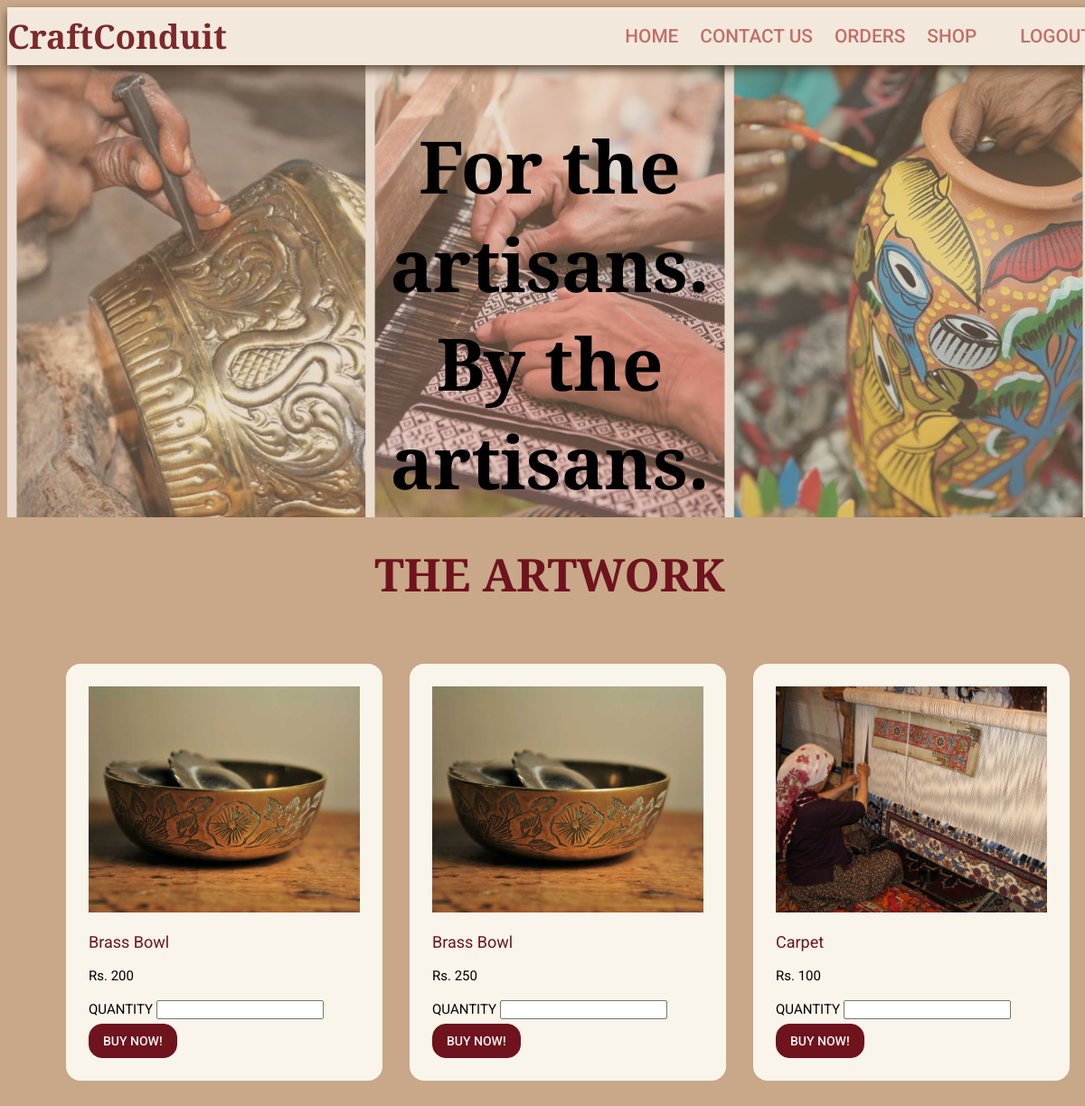
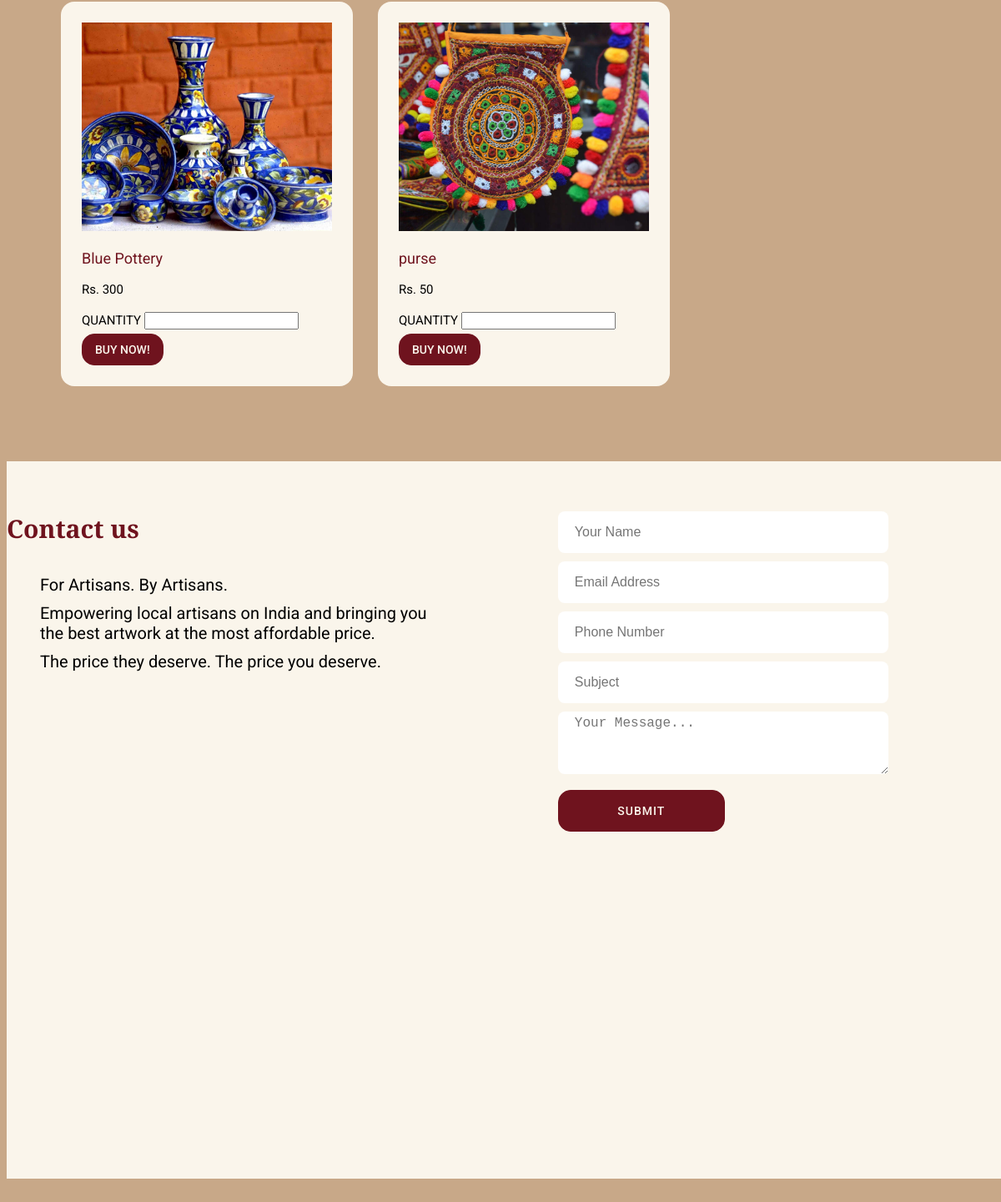
Page /shop on the committed database (2 pictures, top to bottom).
### grid/models.py (models this page shows, shortened)
class product(models.Model):
    pid=models.CharField(max_length=122)
    pname=models.CharField(max_length=122)
    sphone=models.CharField(max_length=122)
    price=models.CharField(max_length=122)
    image=models.ImageField(upload_to='product/')

### grid/views.py (the view)
# urls.py: path('shop',views.shop,name='shop'),
def shop(request):
    if(request.method=="POST"):
        if(request.user.is_anonymous):
            return redirect("login")
        else:
            orderid=gen_id()
            buyerid=request.user
            sellerid=request.POST.get('seller_id')
            product_name=request.POST.get('product_name')
            quantity=request.POST.get('quantity')
            pid=request.POST.get('product_id')
            order_date=datetime.date.today()
            req=order(orderid=orderid,buyerid=buyerid,sellerid=sellerid,
                      product_name=product_name,order_date=order_date,quantity=quantity
                      ,product_id=pid)
            req.save()
            message="ORDER RECIEVED:PRODUCT_NAME:%s QUANTITY:%s"%(product_name,quantity)
            phone=product.objects.filter(pid=pid)
            phone=phone.first()
            phone=phone.sphone;
            phone="+91"+phone;
            print(phone)
            return redirect("shop")
    else:
        userdata=user.objects.filter(phone=request.user)
        userdata=userdata.first()
        products=product.objects.filter()
        cont={
            'loggedin':True,
            'userdata':userdata,
            'products':products
        }
        return render(request,"ecom.html",cont)

### template/ecom.html (shortened to what this page needs)
{% load static %}
<!DOCTYPE html>
<html>
    <head>
        <link rel="stylesheet" href="{% static 'ecom.css' %}" />
    </head>
    <body>
      <nav class="navbar">
        <div class="navbar-container container">
            <ul class="menu-items">
                <li><a href="home">HOME</a></li>
                <li><a href="#contact">CONTACT US</a></li>
                {% if not loggedin %}
                <li><a href="login">LOGIN</a></li>
                {% else %}
                <li><a href="orders">ORDERS</a></li>
                  {% if userdata.type == "A" %}
                    <li><a href="productreg">PRODUCT</a></li>
                    <li><a href="nearby">EVENTS</a></li>
                  {% else %}
                    <li><a href="shop">SHOP</a></li>
                  {% endif %}
                  <li><a href="logout">LOGOUT</a></li>
                {% endif %}
            </ul>
            <h1 class="logo">CraftConduit</h1>
        </div>
    </nav>
        <div class="home_con">
          <img class="home_im1" src="{% static 'ecomcollage.webp' %}" alt="Artisan Photo">
          <h1 class="head_img">For the artisans. <br> By the artisans.</h1>
      </div>
    <section id="sellers">
        <div class="seller container">
            <h2>THE ARTWORK</h2>
            <div class="best-seller">
              {% for prod in products %}
                <div class="best-p1">
                    <img src="{{prod.image.url}}" alt="img">
                    <div class="best-p1-txt">
                        <div class="name-of-p">
                            <p>{{prod.pname}}</p>
                        </div>
                        <div class="price">
                            Rs. {{prod.price}}</div>
                            <br>
                            <form method="POST" action="shop">
                              <div class="quantity">
                                <label for="price-range">QUANTITY</label>
                                <input type="number" id="quantity" name="quantity" min="1" step="1" required>
                              </div>
                              <div class="buy-now">
                                <div class="submit"><input type="submit" value="BUY NOW!"></div>
                            </div>
                            </form>
                    </div>
                  </div>
              {% endfor %}
                  </div>
            </div>
    </section>
</body>
        <section class="contact-sec sec-pad">
          <div class="container">
            <div class="contactrow">
              <div class="col-md-6">
                <div class="contact-detail">
                  <h1 class="contacth1">Contact us</h1>
                  <ul class="contact-ul">
                    <li>For Artisans. By Artisans.</li>
                                <li> Empowering local artisans on India and bringing you the best artwork at the most affordable price.</li>
                                <li>The price they deserve. The price you deserve.</li>
                  </ul>
                  </div>
                  </div>
              <div class="form1">
                <form action="#" class="contFrm" method="POST">
                  <div class="row">
                    <div class="col">
                      <input type="text" name="name" placeholder="Your Name" class="inptFld" required />
                    </div>
                    <div class="col-sm-6">
                      <input type="email" name="email" placeholder="Email Address" class="inptFld" required />
                    </div>
                    <div class="col-sm-6">
                      <input type="tel" name="phone" placeholder="Phone Number" class="inptFld" required />
                    </div>
                    <div class="col-sm-6">
                      <input type="text" name="sub" placeholder="Subject" class="inptFld" required />
                    </div>
                    <div class="col-12">
                      <textarea class="inptFld" rows="" cols="" placeholder="Your Message..." required></textarea>
                    </div>
                    <div class="col-12">
                      <input type="submit" name="submit" value="SUBMIT" class="inptBtn" />
                    </div>
                  </div>
                </form>
              </div>
            </div>
          </div>
        </section>
    </body>
</html>

### static/ecom.css (style rules this page uses)
:root { --brown: #493423; --maroon: #6f131e; --carrot: #c26464; --cream: #faf5eb; --dark: #040E1E; --sand: #c8a888; --golden: #BCA401; --pink: #F0BD8E; }
body { background: var(--sand); background-repeat: no-repeat; background-size: cover; width: 100%; height: 100%; background-attachment: fixed; }
.logo { font-family: 'Bree Serif', serif; color: var(--maroon); }
.container { max-width: 1200px; width: 100%; margin: auto; }
.navbar { box-shadow: 0px 5px 10px 0px var(--brown); position: fixed; width: 100%; background: var(--cream); color: var(--maroon); opacity: 0.85; z-index: 100; }
.navbar-container { display: flex; justify-content: space-between; height: 64px; align-items: center; }
.menu-items { order: 2; display: flex; }
.logo { order: 1; font-size: 2.3rem; }
.menu-items li { list-style: none; margin-left: 1.5rem; font-size: 1.3rem; }
.navbar a { color: var(--carrot); text-decoration: none; font-weight: 500; transition: color 0.3s ease-in-out; font-family: 'Roboto', serif; }
.home_con { position: relative; text-align: center; }
.home_im1 { width: 100%; height: 500px; margin-top: 64px; object-fit: cover; opacity: 0.6; background-color:var(--brown); }
.head_img { font-family: 'Bree Serif', serif; font-size: 80px; color: black; position: absolute; top: 50%; left: 50%; transform: translate(-50%, -50%); }
* { box-sizing:border-box }
.contacth1 { position: relative; font-size: 30px; font-family: 'Bree Serif', serif; color: var(--maroon); margin: 0 0 35px; }
.contactrow { display: flex; flex-direction:row; }
.contact-detail { width: 100%; height: 100vh; text-align: left; }
.form1 { width: 100%; height: 100vh; }
ul { list-style: none; }
input { overflow: hidden; }
.sec-pad { padding: 60px 0 0; margin: 50px 0; }
.contact-sec { display:flex; flex-direction:column; align-items: center; display: flex; background-color: var(--cream); }
.contact-sec .contact-ul li, .contact-ul b { font-size: 20px; margin: 10px 0; font-family: "Roboto", sans-serif; word-wrap: break-word; }
form.contFrm { max-width: 396px; margin: auto; }
.inptFld { width: 100%; height: 50px; border: 0; margin: 0 0 10px; border-radius: 8px; padding: 0 20px; font-size: 16px; color: #000; }
.contFrm textarea { height: 75px; padding-top: 5px; }
.inptBtn { height: 50px; border: 0; background: var(--carrot); font-size: 14px; color: #fff; margin: auto; letter-spacing: 1px; cursor: pointer; width: 100%; max-width: 200px; transition: all 0.3s; }
.best-seller { display: grid; grid-template-columns: auto auto auto ; padding: 25px; margin:25px; }
.best-p1 { margin:15px; }
.quantity { padding-right: -10px; }
.price, .quantity { font-family: "Roboto", sans-serif; font-size: 15px; }
.name-of-p { font-family: "Roboto", sans-serif; color: var(--maroon); font-size: 18px; }
.seller h2 { font-family: "Bree Serif", serif; margin-top: 25px; margin-bottom: 20px; text-align: center; font-size: 50px; color: var(--maroon); }
.best-p1 { background-color: var(--cream); padding: 25px; border-radius: 1rem; }
.seller .best-p1 img { height: 250px; width: 300px; object-fit: cover; }
.seller .best-p1 .price { display: flex; justify-content: space-between; }
input[type="submit"] { font-family: "Roboto", sans-serif; text-decoration: none; color: var(--cream); padding: 10px 15px; margin-top: 5px; font-size: 14px; cursor: pointer; text-transform: uppercase; background-color: var(--maroon); border: none; border-radius: 15px; font-weight: 500; border: 1px solid var(--maroon); transition: 0.5s; }

### rows in the picture
product: image (picture), pname "Brass Bowl", price "200"
product: image (picture), pname "Brass Bowl", price "250"
product: image (picture), pname "Carpet", price "100"
product: image (picture), pname "Blue Pottery", price "300"
product: image (picture), pname "purse", price "50"
